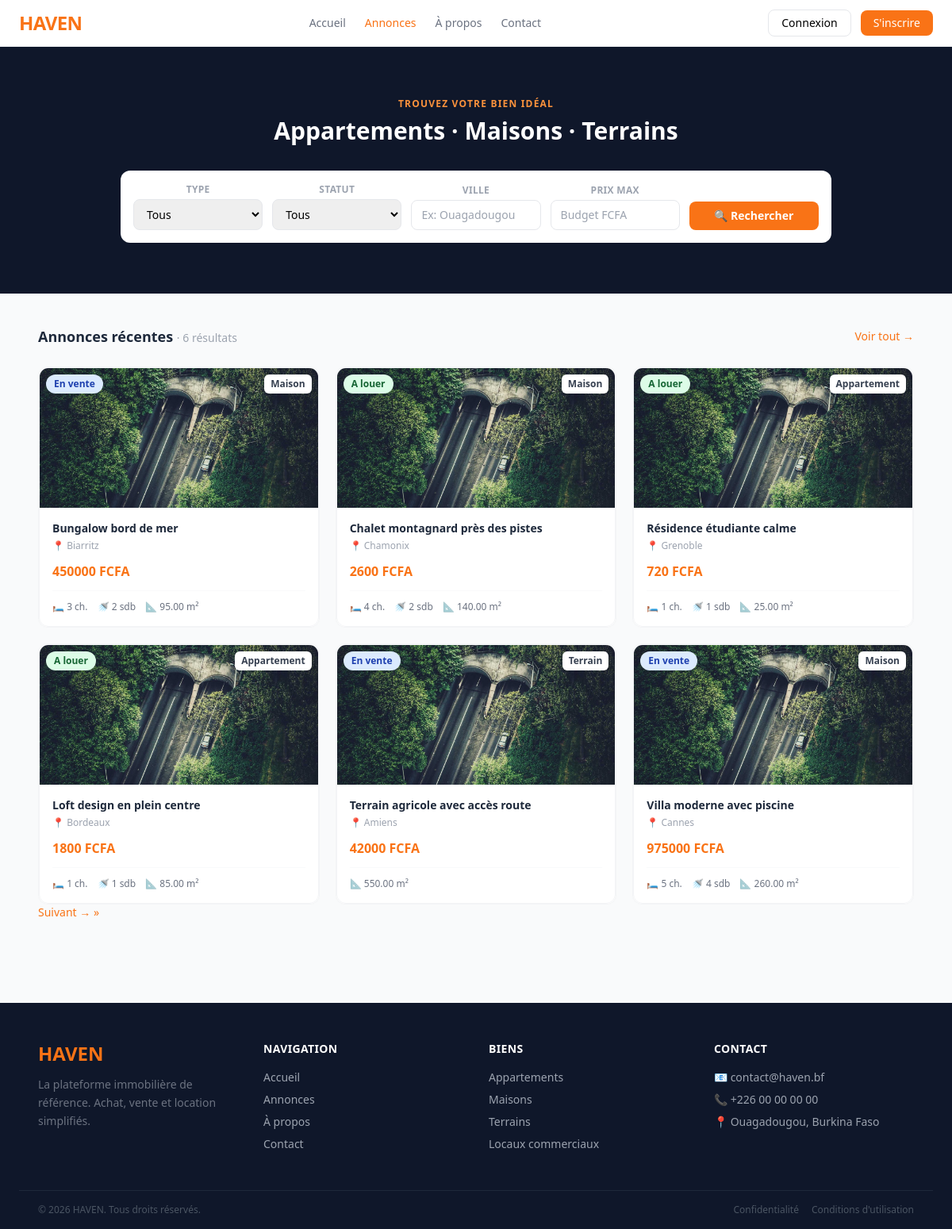
The app's page /search/ with its own data.
### apps/listings/models.py (models this page shows, shortened)
class Listing(models.Model):
    STATUS = [
        ('En vente', 'En vente'),
        ('A louer', 'A louer'),
        ('Vendu', 'Vendu'),
        ('Loué', 'Loué'),
    ]
    TYPES = [
        ('Appartement', 'Appartement'),
        ('Maison', 'Maison'),
        ('Local commercial', 'Local commercial'),
        ('Terrain', 'Terrain'),
    ]
    user = models.ForeignKey(settings.AUTH_USER_MODEL,
                            on_delete=models.CASCADE)
    title = models.CharField(max_length=255)
    description = models.TextField()
    property_type = models.CharField(max_length=20, choices=TYPES)
    status = models.CharField(max_length=20, choices=STATUS)
    price = models.DecimalField(max_digits=14,decimal_places=2)
    bathrooms = models.IntegerField()
    bedrooms = models.IntegerField()
    is_available = models.BooleanField(default=True)
    city = models.CharField(max_length=255)
    longitude = models.DecimalField(max_digits=9, decimal_places=6)
    latitude = models.DecimalField(max_digits=9, decimal_places=6)
    created_at = models.DateTimeField(auto_now_add=True)
    area = models.DecimalField(max_digits=8, decimal_places=2, null=True, blank=True)
    def get_first_image(self):
        first = self.images.first()
        return first.image.url if first else None
    class Meta:
        ordering = ['-created_at']

class Images(models.Model):
    listing = models.ForeignKey(Listing,on_delete=models.CASCADE, related_name='images')
    image = models.ImageField(upload_to='listings/images/')
    class Meta:
        ordering = ['listing']

### apps/listings/views.py (the view)
# urls.py: path('search/',views.search,name='search'),
def search(request):
    listings = Listing.objects.filter(is_available=True)
    status = request.GET.get('status')
    city = request.GET.get('city')
    property_type = request.GET.get('property_type')
    price_max = request.GET.get('price_max')
    if status:
        listings = listings.filter(status=status)
    if city:
        listings = listings.filter(city__icontains=city)
    if property_type:
        listings = listings.filter(property_type=property_type)
    if price_max:
        listings = listings.filter(price__lte=price_max)
    page = request.GET.get('page')
    listings = Paginator(listings, 6).get_page(page)
    context = {
        'listings': listings,
        'types': Listing.TYPES,
        'statuses': Listing.STATUS[:2],
        'filters': request.GET,
    }
    return render(request, 'listings/search.html', context=context)

### templates/listings/search.html (shortened to what this page needs)
{% extends 'base.html' %}
{% block content %}
<div class="bg-slate-900 py-16 px-6 text-center">
    <p class="text-orange-400 text-xs font-semibold tracking-widest uppercase mb-2">Trouvez votre bien idéal</p>
    <h1 class="text-white text-3xl font-bold mb-8">Appartements · Maisons · Terrains</h1>
    <form method="get" action="{% url 'search' %}"
        class="bg-white rounded-xl p-4 max-w-4xl mx-auto grid grid-cols-2 md:grid-cols-5 gap-3 items-end">
        <div>
            <label class="block text-xs font-semibold text-gray-400 uppercase tracking-wide mb-1">Type</label>
            <select name="property_type"
                class="w-full border border-gray-200 rounded-lg px-3 py-2 text-sm focus:outline-none focus:ring-2 focus:ring-orange-400">
                <option value="">Tous</option>
            </select>
        </div>
        <div>
            <label class="block text-xs font-semibold text-gray-400 uppercase tracking-wide mb-1">Statut</label>
            <select name="status"
                class="w-full border border-gray-200 rounded-lg px-3 py-2 text-sm focus:outline-none focus:ring-2 focus:ring-orange-400">
                <option value="">Tous</option>
            </select>
        </div>
        <div>
            <label class="block text-xs font-semibold text-gray-400 uppercase tracking-wide mb-1">Ville</label>
            <input type="text" name="city" placeholder="Ex: Ouagadougou"
                class="w-full border border-gray-200 rounded-lg px-3 py-2 text-sm focus:outline-none focus:ring-2 focus:ring-orange-400">
        </div>
        <div>
            <label class="block text-xs font-semibold text-gray-400 uppercase tracking-wide mb-1">Prix max</label>
            <input type="number" name="price_max" placeholder="Budget FCFA"
                class="w-full border border-gray-200 rounded-lg px-3 py-2 text-sm focus:outline-none focus:ring-2 focus:ring-orange-400">
        </div>
        <button type="submit"
            class="bg-orange-500 hover:bg-orange-600 text-white font-semibold py-2 px-4 rounded-lg text-sm">
            🔍 Rechercher
        </button>
    </form>
</div>
<div class="max-w-6xl mx-auto px-6 py-10">
    <div class="flex items-center justify-between mb-6">
        <h2 class="text-lg font-semibold text-slate-800">Annonces récentes
            <span class="text-gray-400 font-normal text-sm">· {{ listings|length }} résultats</span>
        </h2>
        <a href="{% url 'search' %}" class="text-sm text-orange-500 font-medium hover:underline">Voir tout →</a>
    </div>
    <div class="grid grid-cols-1 md:grid-cols-2 lg:grid-cols-3 gap-5">
        {% for listing in listings %}
        <a href="{% url 'listing-detail' listing.pk %}"
            class="bg-white rounded-xl overflow-hidden border border-gray-100 hover:-translate-y-1 hover:shadow-lg transition-all duration-200 block">
            <div
                class="bg-white rounded-xl overflow-hidden border border-gray-100 hover:-translate-y-1 hover:shadow-lg transition-all duration-200">
                <div class="relative h-44 bg-gray-100">
                    {% if listing.get_first_image %}
                    <img src="{{ listing.get_first_image }}" alt="{{ listing.title }}"
                        class="w-full h-full object-cover">
                    {% else %}
                    <div class="w-full h-full flex items-center justify-center text-4xl">🏠</div>
                    {% endif %}
                    <span
                        class="absolute top-2 left-2 text-xs font-semibold px-2.5 py-1 rounded-full
                    {% if listing.status == 'A louer' %}bg-green-100 text-green-800{% else %}bg-blue-100 text-blue-800{% endif %}">
                        {{ listing.status }}
                    </span>
                    <span
                        class="absolute top-2 right-2 bg-white text-xs font-semibold px-2 py-1 rounded-md text-gray-700">
                        {{ listing.property_type }}
                    </span>
                </div>
                <div class="p-4">
                    <h3 class="font-semibold text-slate-800 text-sm mb-1 truncate">{{ listing.title }}</h3>
                    <p class="text-xs text-gray-400 mb-3">📍 {{ listing.city }}</p>
                    <p class="text-orange-500 font-bold text-base mb-3">{{ listing.price|floatformat:0 }} FCFA</p>
                    <div class="flex gap-3 text-xs text-gray-500 border-t border-gray-50 pt-3">
                        {% if listing.bedrooms %}<span>🛏 {{ listing.bedrooms }} ch.</span>{% endif %}
                        {% if listing.bathrooms %}<span>🚿 {{ listing.bathrooms }} sdb</span>{% endif %}
                        {% if listing.area %}<span>📐 {{ listing.area }} m²</span>{% endif %}
                    </div>
                </div>
            </div>
        </a>
        {% empty %}
        <div class="col-span-3 text-center py-16 text-gray-400">Aucune annonce disponible.</div>
        {% endfor %}
    </div>
    <div class="flex justify-between">
        {% if listings.has_next %}
        <a href="?{{ filters.urlencode }}&page={{ listings.next_page_number }}"
            class="text-sm text-orange-500 font-medium hover:underline cursor-pointer">Suivant → &raquo;</a>
        {% endif %}
    </div>
</div>
{% endblock %}

### records on screen
Listing: get_first_image (picture), status "En vente", property_type "Maison", title "Bungalow bord de mer", city "Biarritz", price "450000", bedrooms "3", bathrooms "2", area "95.00"
Listing: get_first_image (picture), status "A louer", property_type "Maison", title "Chalet montagnard près des pistes", city "Chamonix", price "2600", bedrooms "4", bathrooms "2", area "140.00"
Listing: get_first_image (picture), status "A louer", property_type "Appartement", title "Résidence étudiante calme", city "Grenoble", price "720", bedrooms "1", bathrooms "1", area "25.00"
Listing: get_first_image (picture), status "A louer", property_type "Appartement", title "Loft design en plein centre", city "Bordeaux", price "1800", bedrooms "1", bathrooms "1", area "85.00"
Listing: get_first_image (picture), status "En vente", property_type "Terrain", title "Terrain agricole avec accès route", city "Amiens", price "42000", area "550.00"
Listing: get_first_image (picture), status "En vente", property_type "Maison", title "Villa moderne avec piscine", city "Cannes", price "975000", bedrooms "5", bathrooms "4", area "260.00"

### other values on screen
{{ listings|length }} "6"
